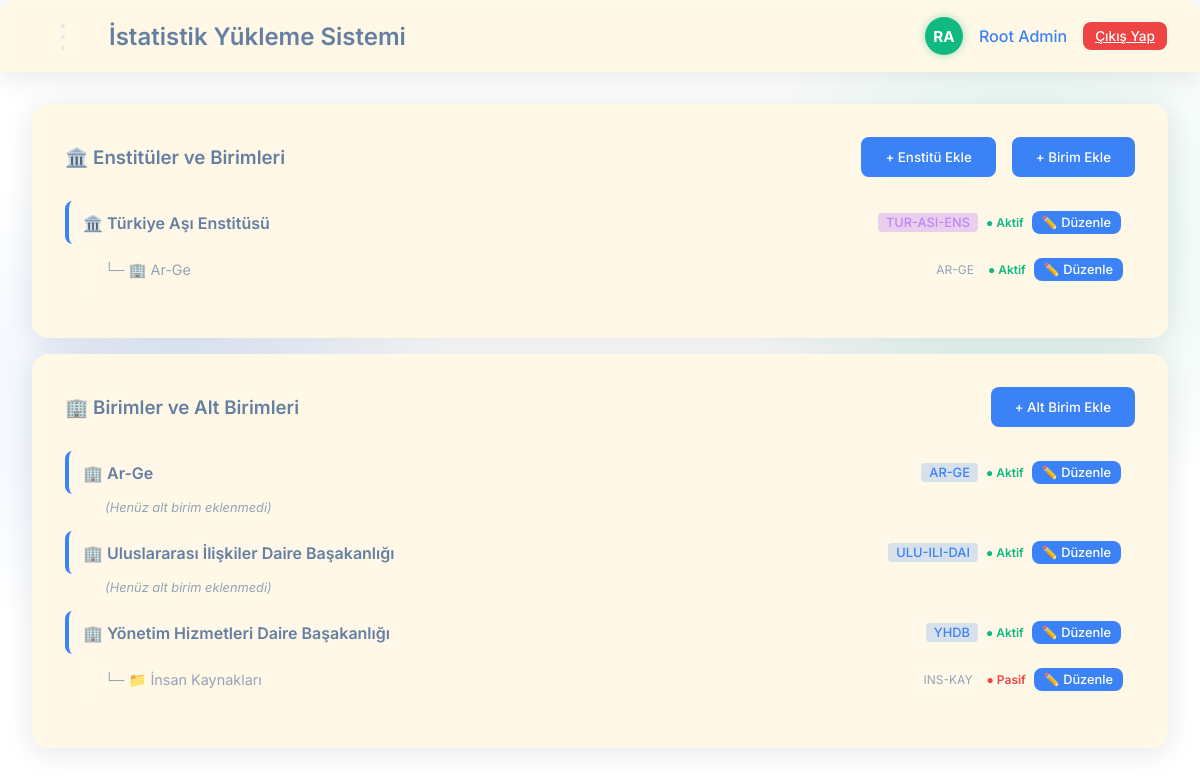
Screenshot of /units (signed in) with the database file from the repository.
### tables this page shows
CREATE TABLE users (
            id INTEGER PRIMARY KEY AUTOINCREMENT,
            username TEXT UNIQUE NOT NULL,
            password TEXT NOT NULL,
            email TEXT,
            role TEXT NOT NULL, -- rootadmin, admin, user
            unit_id INTEGER,
            is_active BOOLEAN DEFAULT 1, sub_unit_id INTEGER REFERENCES sub_units(id), full_name TEXT, reset_token TEXT, reset_token_expires TIMESTAMP,
            FOREIGN KEY (unit_id) REFERENCES units (id)
        );

CREATE TABLE institutes (
            id INTEGER PRIMARY KEY AUTOINCREMENT,
            code TEXT UNIQUE NOT NULL,
            name TEXT NOT NULL,
            is_active BOOLEAN DEFAULT 1
        );

CREATE TABLE units (
            id INTEGER PRIMARY KEY AUTOINCREMENT,
            code TEXT UNIQUE NOT NULL,
            name TEXT NOT NULL
        , is_active BOOLEAN DEFAULT 1, institute_id INTEGER REFERENCES institutes(id));

CREATE TABLE sub_units (
            id INTEGER PRIMARY KEY AUTOINCREMENT,
            unit_id INTEGER NOT NULL,
            code TEXT UNIQUE NOT NULL,
            name TEXT NOT NULL, is_active BOOLEAN DEFAULT 1,
            FOREIGN KEY (unit_id) REFERENCES units (id) ON DELETE CASCADE
        );

### app.py (the view, shortened to what this page needs)
@app.route('/units', methods=['GET', 'POST'])
@login_required
@role_required('rootadmin')
def units():
    conn = get_db_connection()
    institutes_raw = conn.execute('SELECT * FROM institutes ORDER BY name ASC').fetchall()
    institutes_tree = []
    for inst in institutes_raw:
        inst_units = conn.execute(
            'SELECT * FROM units WHERE institute_id = ? ORDER BY name ASC', (inst['id'],)
        ).fetchall()
        institutes_tree.append({
            'id': inst['id'],
            'code': inst['code'],
            'name': inst['name'],
            'is_active': inst['is_active'],
            'units': inst_units
        })
    units_raw = conn.execute('SELECT * FROM units ORDER BY name ASC').fetchall()
    units_tree = []
    for u in units_raw:
        subs = conn.execute(
            'SELECT * FROM sub_units WHERE unit_id = ? ORDER BY name ASC', (u['id'],)
        ).fetchall()
        units_tree.append({
            'id': u['id'],
            'institute_id': u['institute_id'] if 'institute_id' in u.keys() else None,
            'code': u['code'],
            'name': u['name'],
            'is_active': u['is_active'],
            'sub_units': subs
        })
    conn.close()
    return render_template('units.html',
                           institutes_tree=institutes_tree,
                           units_tree=units_tree,
                           institutes=institutes_raw,
                           units=units_raw)

### app.py (called while the page is built)
@login_manager.user_loader
def load_user(user_id):
    conn = get_db_connection()
    user = conn.execute('SELECT * FROM users WHERE id = ?', (user_id,)).fetchone()
    conn.close()
    if user:
        return User(
            id=user['id'],
            username=user['username'],
            role=user['role'],
            unit_id=user['unit_id'],
            sub_unit_id=user['sub_unit_id'] if 'sub_unit_id' in user.keys() else None,
            full_name=user['full_name'] if 'full_name' in user.keys() and user['full_name'] else user['username'],
            email=user['email'] if 'email' in user.keys() else None
        )
    return None

@app.context_processor
def inject_notifications():
    if current_user.is_authenticated:
        conn = get_db_connection()
        unread_notifs = conn.execute(
            'SELECT * FROM notifications WHERE user_id = ? AND is_read = 0 ORDER BY created_at ASC',
            (current_user.id,)
        ).fetchall()
        if unread_notifs:
            conn.execute(
                'UPDATE notifications SET is_read = 1 WHERE user_id = ? AND is_read = 0',
                (current_user.id,)
            )
            conn.commit()
        conn.close()
        return {'login_toast_notifications': unread_notifs}
    return {'login_toast_notifications': []}

def role_required(*roles):
    def wrapper(fn):
        @wraps(fn)
        def decorated_view(*args, **kwargs):
            if current_user.role not in roles:
                flash("Bu sayfaya erişim yetkiniz yok.", "error")
                return redirect(url_for('dashboard'))
            return fn(*args, **kwargs)
        return decorated_view
    return wrapper

    @property
    def initials(self):
        name = (self.full_name or self.username).strip()
        parts = name.split()
        if len(parts) >= 2:
            return (parts[0][0] + parts[-1][0]).upper()
        elif len(parts) == 1 and parts[0]:
            return parts[0][:2].upper()
        return "U"

### database.py (called while the page is built)
def get_db_connection():
    conn = sqlite3.connect(DB_NAME)
    conn.row_factory = sqlite3.Row
    return conn

### templates/units.html (shortened to what this page needs)
{% extends "base.html" %}
{% block content %}
<div class="flex-col gap-4">
    <div class="glass-panel" style="padding: 2rem;">
        <div class="flex items-center justify-between" style="margin-bottom: 1.5rem;">
            <h3>🏛️ Enstitüler ve Birimleri</h3>
            <div class="flex gap-4">
                <button class="glass-btn" id="openAddInstituteBtn">+ Enstitü Ekle</button>
                <button class="glass-btn" id="openAddUnitBtn">+ Birim Ekle</button>
            </div>
        </div>
        <ul class="tree-view">
            {% for inst in institutes_tree %}
            <li>
                <div class="tree-unit">
                    <span>🏛️ {{ inst.name }}</span>
                    <span style="display: flex; align-items: center; gap: 8px;">
                        <span
                            style="font-size: 0.8rem; background: rgba(168,85,247,0.25); color: #c084fc; padding: 2px 8px; border-radius: 4px; font-weight: 500;">
                            {{ inst.code }}
                        </span>
                        {% if inst.is_active %}
                        <span style="font-size: 0.75rem; font-weight: 600; color: var(--success);">● Aktif</span>
                        {% else %}
                        <span style="font-size: 0.75rem; font-weight: 600; color: var(--danger);">● Pasif</span>
                        {% endif %}
                        <button type="button" class="glass-btn edit-institute-btn"
                            style="padding: 4px 10px; font-size: 0.8rem;" data-id="{{ inst.id }}"
                            data-code="{{ inst.code }}" data-name="{{ inst.name }}"
                            data-active="{{ 1 if inst.is_active else 0 }}">
                            ✏️ Düzenle
                        </button>
                    </span>
                </div>
                {% if inst.units %}
                <ul class="tree-sub-list">
                    {% for u in inst.units %}
                    <li class="tree-sub-item">
                        <span>└─ 🏢 {{ u.name }}</span>
                        <span style="display: flex; align-items: center; gap: 8px;">
                            <span
                                style="font-size: 0.75rem; background: rgba(255,255,255,0.08); padding: 2px 6px; border-radius: 4px;">{{
                                u.code }}</span>
                            {% if u.is_active %}
                            <span style="font-size: 0.75rem; font-weight: 600; color: var(--success);">● Aktif</span>
                            {% else %}
                            <span style="font-size: 0.75rem; font-weight: 600; color: var(--danger);">● Pasif</span>
                            {% endif %}
                            <button type="button" class="glass-btn edit-unit-btn"
                                style="padding: 4px 10px; font-size: 0.8rem;" data-id="{{ u.id }}"
                                data-code="{{ u.code }}" data-name="{{ u.name }}"
                                data-institute="{{ u.institute_id or '' }}" data-active="{{ 1 if u.is_active else 0 }}">
                                ✏️ Düzenle
                            </button>
                        </span>
                    </li>
                    {% endfor %}
                </ul>
                {% else %}
                <ul class="tree-sub-list">
                    <li style="font-size: 0.8rem; color: var(--text-muted); padding-left: 1rem; margin-top: 4px;">
                        <em>(Henüz birim eklenmedi)</em>
                    </li>
                </ul>
                {% endif %}
            </li>
            {% else %}
            <p style="color: var(--text-muted);">Sistemde kayıtlı enstitü bulunmuyor.</p>
            {% endfor %}
        </ul>
    </div>
    <div class="glass-panel" style="padding: 2rem;">
        <div class="flex items-center justify-between" style="margin-bottom: 1.5rem;">
            <h3>🏢 Birimler ve Alt Birimleri</h3>
            <button class="glass-btn" id="openAddSubUnitBtn">+ Alt Birim Ekle</button>
        </div>
        <ul class="tree-view">
            {% for item in units_tree %}
            <li>
                <div class="tree-unit">
                    <span>🏢 {{ item.name }}</span>
                    <span style="display: flex; align-items: center; gap: 8px;">
                        <span
                            style="font-size: 0.8rem; background: rgba(59,130,246,0.2); color: var(--primary); padding: 2px 8px; border-radius: 4px; font-weight: 500;">
                            {{ item.code }}
                        </span>
                        {% if item.is_active %}
                        <span style="font-size: 0.75rem; font-weight: 600; color: var(--success);">● Aktif</span>
                        {% else %}
                        <span style="font-size: 0.75rem; font-weight: 600; color: var(--danger);">● Pasif</span>
                        {% endif %}
                        <button type="button" class="glass-btn edit-unit-btn"
                            style="padding: 4px 10px; font-size: 0.8rem;" data-id="{{ item.id }}"
                            data-code="{{ item.code }}" data-name="{{ item.name }}"
                            data-institute="{{ item.institute_id or '' }}"
                            data-active="{{ 1 if item.is_active else 0 }}">
                            ✏️ Düzenle
                        </button>
                    </span>
                </div>
                {% if item.sub_units %}
                <ul class="tree-sub-list">
                    {% for sub in item.sub_units %}
                    <li class="tree-sub-item">
                        <span>└─ 📁 {{ sub.name }}</span>
                        <span style="display: flex; align-items: center; gap: 8px;">
                            <span
                                style="font-size: 0.75rem; background: rgba(255,255,255,0.08); padding: 2px 6px; border-radius: 4px;">{{
                                sub.code }}</span>
                            {% if sub.is_active %}
                            <span style="font-size: 0.75rem; font-weight: 600; color: var(--success);">● Aktif</span>
                            {% else %}
                            <span style="font-size: 0.75rem; font-weight: 600; color: var(--danger);">● Pasif</span>
                            {% endif %}
                            <button type="button" class="glass-btn edit-sub-unit-btn"
                                style="padding: 4px 10px; font-size: 0.8rem;" data-id="{{ sub.id }}"
                                data-code="{{ sub.code }}" data-name="{{ sub.name }}" data-unit="{{ item.id }}"
                                data-active="{{ 1 if sub.is_active else 0 }}">
                                ✏️ Düzenle
                            </button>
                        </span>
                    </li>
                    {% endfor %}
                </ul>
                {% else %}
                <ul class="tree-sub-list">
                    <li style="font-size: 0.8rem; color: var(--text-muted); padding-left: 1rem; margin-top: 4px;">
                        <em>(Henüz alt birim eklenmedi)</em>
                    </li>
                </ul>
                {% endif %}
            </li>
            {% else %}
            <p style="color: var(--text-muted);">Sistemde kayıtlı birim bulunmuyor.</p>
            {% endfor %}
        </ul>
    </div>
</div>
{% endblock %}

### templates/base.html (shortened to what this page needs)
<!DOCTYPE html>
<html lang="tr">
<head>
    <link rel="stylesheet" href="{{ url_for('static', filename='css/style.css') }}">
</head>
<body>
    {% if current_user.is_authenticated %}
    <nav class="glass-panel navbar">
        <div class="flex items-center gap-4">
            <div class="menu-dropdown">
                <button class="menu-btn" id="menuToggleBtn" title="Menüyü Aç/Kapat">&#8942;</button>
            </div>
            <div class="logo">
                <h2>İstatistik Yükleme Sistemi</h2>
            </div>
        </div>
        <div class="flex items-center gap-4">
            <div class="user-avatar-circle" id="userAvatarBtn" title="Profil & Şifre Değiştir">
                {{ current_user.initials }}
            </div>
            <span style="color: var(--primary); font-weight: 500;">
                {{ current_user.full_name or current_user.username }}
            </span>
            <a href="{{ url_for('logout') }}" class="glass-btn glass-btn-danger"
                style="padding: 6px 12px; font-size: 0.85rem;">Çıkış Yap</a>
        </div>
    </nav>
    {% endif %}
    <main class="container">
        {% block content %}{% endblock %}
    </main>
</body>
</html>

### static/css/style.css (style rules this page uses)
:root { --bg-color: white; --glass-bg: #FFF8E7; --glass-border: rgba(255, 255, 255, 0.1); --primary: #3b82f6; --primary-hover: #2563eb; --text-main: #657fa2; --text-muted: #94a3b8; --danger: #ef4444; --success: #10b981; }
* { margin: 0; padding: 0; box-sizing: border-box; font-family: 'Inter', sans-serif; }
body { background-color: var(--bg-color); color: var(--text-main); min-height: 100vh; display: flex; flex-direction: column; background-image: radial-gradient(circle at 15% 50%, rgba(59, 130, 246, 0.15), transparent 25%), radial-gradient(circle at 85% 30%, rgba(16, 185, 129, 0.15), transparent 25%); background-attachment: fixed; }
.glass-panel { background: var(--glass-bg); backdrop-filter: blur(12px); -webkit-backdrop-filter: blur(12px); border: 1px solid var(--glass-border); border-radius: 16px; box-shadow: 0 4px 30px rgba(0, 0, 0, 0.1); }
.glass-btn { background: var(--primary); color: white; border: none; padding: 12px 24px; border-radius: 8px; font-weight: 500; cursor: pointer; transition: all 0.3s ease; display: inline-flex; align-items: center; justify-content: center; gap: 8px; }
.glass-btn-danger { background: var(--danger); }
.container { max-width: 1200px; margin: 0 auto; padding: 2rem; width: 100%; }
.flex { display: flex; }
.flex-col { display: flex; flex-direction: column; }
.items-center { align-items: center; }
.justify-between { justify-content: space-between; }
.gap-4 { gap: 1rem; }
.navbar { padding: 1rem 2rem; display: flex; justify-content: space-between; align-items: center; border-bottom-left-radius: 0; border-bottom-right-radius: 0; border-bottom: 1px solid var(--glass-border); }
.tree-view { list-style: none; padding-left: 0; }
.tree-view>li { margin-bottom: 1rem; }
.tree-unit { display: flex; align-items: center; justify-content: space-between; background: rgba(255, 255, 255, 0.04); padding: 10px 14px; border-radius: 8px; border-left: 4px solid var(--primary); font-weight: 600; }
.tree-sub-list { list-style: none; padding-left: 1.5rem; margin-top: 6px; }
.tree-sub-item { display: flex; align-items: center; justify-content: space-between; background: rgba(255, 255, 255, 0.02); padding: 8px 12px; border-radius: 6px; margin-top: 4px; border-left: 3px solid rgba(255, 255, 255, 0.2); font-size: 0.9rem; color: var(--text-muted); }
h1, h2, h3 { color: var(--text-main); font-weight: 600; }
.menu-dropdown { position: relative; }
.menu-btn { background: transparent; border: none; color: var(--text-primary, #e5e7eb); font-size: 2rem; line-height: 1; padding: 2px 14px; cursor: pointer; border-radius: 8px; transition: background 0.2s ease, transform 0.2s ease; user-select: none; }
.user-avatar-circle { width: 38px; height: 38px; border-radius: 50%; background-color: var(--success, #10b981); color: #ffffff; display: flex; align-items: center; justify-content: center; font-size: 0.95rem; font-weight: 700; cursor: pointer; box-shadow: 0 0 10px rgba(16, 185, 129, 0.4); transition: transform 0.2s ease, box-shadow 0.2s ease; user-select: none; }

### rows the page displays
users: full_name "Root Admin"
institutes: name "Türkiye Aşı Enstitüsü", code "TUR-ASI-ENS", is_active "● Aktif"
units: name "Ar-Ge", code "AR-GE", is_active "● Aktif", shows "(Henüz alt birim eklenmedi)"
units: name "Uluslararası İlişkiler Daire Başakanlığı", code "ULU-ILI-DAI", is_active "● Aktif", shows "(Henüz alt birim eklenmedi)"
units: name "Yönetim Hizmetleri Daire Başakanlığı", code "YHDB", is_active "● Aktif"
sub_units: name "İnsan Kaynakları", code "INS-KAY", is_active "● Pasif"

### other values shown
{{ current_user.initials }} "RA"
